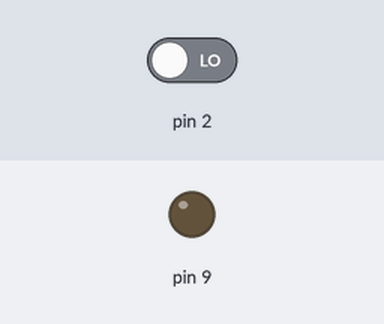
Simulated run of this sketch. Board: Arduino Uno, built with avr-gcc and run on an emulated ATmega328P. On the bench: output pins drawn as LEDs (lit = HIGH). The test bench sets the inputs (shaded band); at power-on: pin 2 LOW.

Above: at 1.2 s.
1.3 s: pin 2 driven HIGH
At 1.8 s:
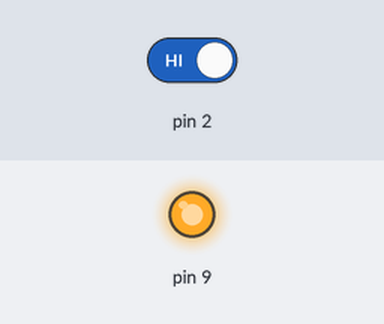
2.8 s: pin 2 driven LOW
At 4.2 s:
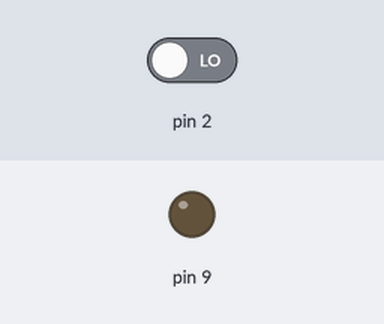
Timing chart, 0 to 5.8 s (numbered marks = the images above; inputs shaded):
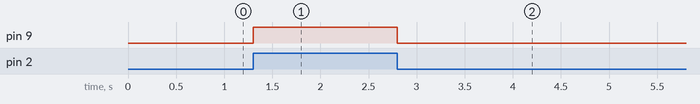

Measured:
- after the input at 1.3 s, pin 9: LOW → HIGH at once
- after the input at 2.8 s, pin 9: HIGH → LOW at once

The sketch:

ino-boton-led.ino
```cpp
void setup() {
  pinMode(9, OUTPUT);
  pinMode(2, INPUT);
}

void loop() {
  int estadoBoton = digitalRead(2);

  if (estadoBoton == HIGH) {
    digitalWrite(9, HIGH);
  } else {
    digitalWrite(9, LOW);
  }
}
```
